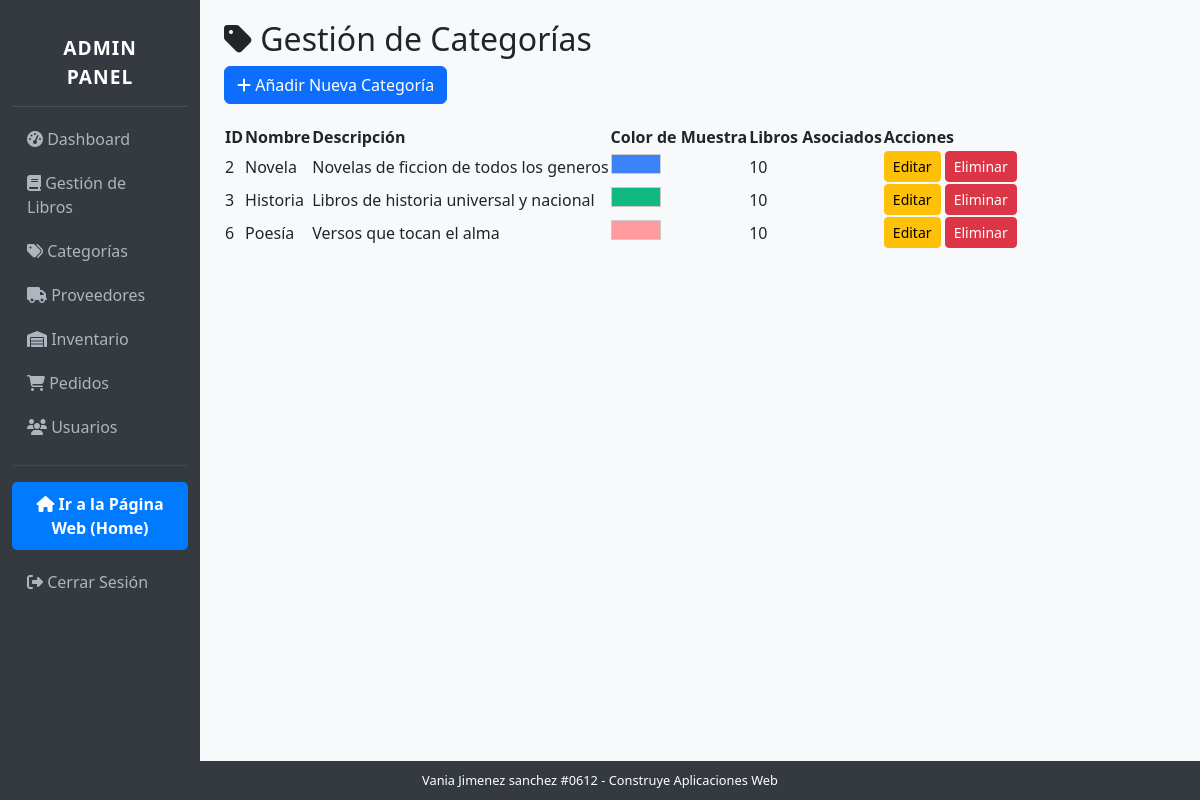
The page /admin-panel/categorias/ on the database its author committed.
### app_libreria/models.py (models this page shows, shortened)
class Categoria(models.Model):
    nombre = models.CharField(max_length=100)
    descripcion = models.TextField(blank=True, null=True)
    color = models.CharField(max_length=20, default='#ff85a2') # Para el diseño rosa

### app_libreria/views.py (the view)
# urls.py: path('admin-panel/categorias/', views.CategoriaListView.as_view(), name='admin_categorias_list'),
class CategoriaListView(AdminRequiredMixin, ListView):
    model = Categoria
    template_name = 'app_libreria/admin/categorias_list.html'
    context_object_name = 'categorias'

### app_libreria/templates/app_libreria/admin/categorias_list.html
{% extends 'app_libreria/admin/admin_base.html' %}
{% block content %}
    <h2><i class="fas fa-tag"></i> Gestión de Categorías</h2>
    <div style="margin-bottom: 20px;">
        <a href="{% url 'admin_categorias_create' %}" class="btn btn-primary">
            <i class="fas fa-plus"></i> Añadir Nueva Categoría
        </a>
    </div>
    <table class="table-admin">
        <thead>
            <tr>
                <th>ID</th>
                <th>Nombre</th>
                <th>Descripción</th>
                <th>Color de Muestra</th>
                <th>Libros Asociados</th>
                <th>Acciones</th>
            </tr>
        </thead>
        <tbody>
            {% for categoria in object_list %}
            <tr>
                <td>{{ categoria.pk }}</td>
                <td>{{ categoria.nombre }}</td>
                <td>{{ categoria.descripcion|truncatechars:80 }}</td>
                <td><span style="display: inline-block; width: 50px; height: 20px; background-color: {{ categoria.color }}; border: 1px solid #ccc;"></span></td>
                <td>{{ categoria.libro_set.count }}</td>
                <td>
                    <a href="{% url 'admin_categorias_edit' categoria.pk %}" class="btn btn-sm btn-warning">Editar</a>
                    <a href="{% url 'admin_categorias_delete' categoria.pk %}" class="btn btn-sm btn-danger">Eliminar</a>
                </td>
            </tr>
            {% endfor %}
        </tbody>
    </table>
{% endblock content %}

### app_libreria/templates/app_libreria/admin/admin_base.html (style rules this page uses)
body { background-color: #f8f9fa; }

### rows shown on the page
Categoria: pk "2", nombre "Novela", descripcion "Novelas de ficcion de todos los generos", libro_set.count "10"
Categoria: pk "3", nombre "Historia", descripcion "Libros de historia universal y nacional", libro_set.count "10"
Categoria: pk "6", nombre "Poesía", descripcion "Versos que tocan el alma", libro_set.count "10"
